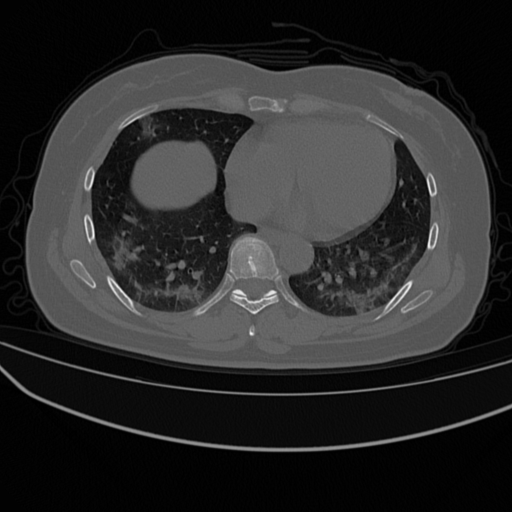
#> input picture coronacases/frames/Jun_coronacases_case10_132.png, 512 x 512 px; its folder holds only this picture in this run
$ python labelCreator.py
#> lines starting #> are read from the running program, lines starting #| are printed output that depends on the picture; after the words box and inside, x2 and y2 are one past the last pixel; in counts of white or black regions, pixels touching at a corner belong together
import cv2
import numpy as np
import json
import os
from matplotlib import pyplot as plt

def process_masks_with_annotations(image_dir, mask_dir, output_dir, json_path, kernel_size=3, category_id=1):
#> called with image_dir = './coronacases/frames', mask_dir = './coronacases/masks', output_dir = './coronacases/outputs', json_path = './coronacases/labels.json', kernel_size = 3, category_id = 1
    if not os.path.exists(output_dir):
        os.makedirs(output_dir)

    annotations_list = []
    kernel = np.ones((kernel_size, kernel_size), np.uint8)

    for idx, image_name in enumerate(os.listdir(image_dir), start=1):
        image_path = os.path.join(image_dir, image_name)
        mask_path = os.path.join(mask_dir, image_name)

        # Leer imagen y máscara
        image = cv2.imread(image_path)
#> image is the input picture: shape (512, 512, 3); min 0, max 243, mean 43
        mask = cv2.imread(mask_path, cv2.IMREAD_GRAYSCALE)
#> mask: shape (512, 512); min 0, max 243, mean 43

        if image is None or mask is None:
            print(f"Error al leer {image_path} o {mask_path}")
            continue

        # Erosión y dilatación
        eroded = cv2.erode(mask, kernel, iterations=1)
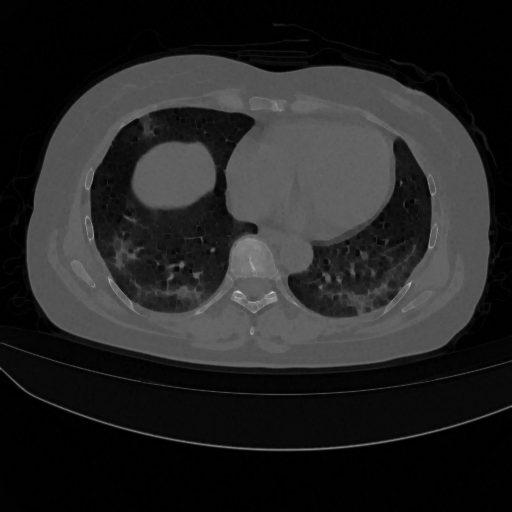
#> eroded: shape (512, 512); min 0, max 210, mean 37.1
        dilated = cv2.dilate(eroded, kernel, iterations=1)

        # Encontrar contornos
        contours, _ = cv2.findContours(dilated, cv2.RETR_EXTERNAL, cv2.CHAIN_APPROX_SIMPLE)
#> contours = 1 contour; box (x1, y1, x2, y2) and area: (0, 0, 512, 512) 260546

        # Generar anotaciones
        image_annotations = {
            "image_id": idx,
            "image_name": image_name,
            "annotations": []
        }


        for contour in contours:
            x, y, w, h = cv2.boundingRect(contour)
            x_min, y_min = x, y
            x_max, y_max = x + w, y + h
            area = w * h
            bbox = [x_min, y_min, x_max, y_max]  # Formato [x_min, y_min, x_max, y_max]
            annotation = {
                "bbox": bbox,
                "category_id": category_id,
                "area": area
            }
            image_annotations["annotations"].append(annotation)

            # Dibujar bounding box en la imagen para visualización
            cv2.rectangle(image, (x_min, y_min), (x_max, y_max), (0, 255, 0), 2)
#> this loop made 1 pass
#> (x, y, w, h, x_min, y_min, x_max, y_max) on pass 1: (0, 0, 512, 512, 0, 0, 512, 512)
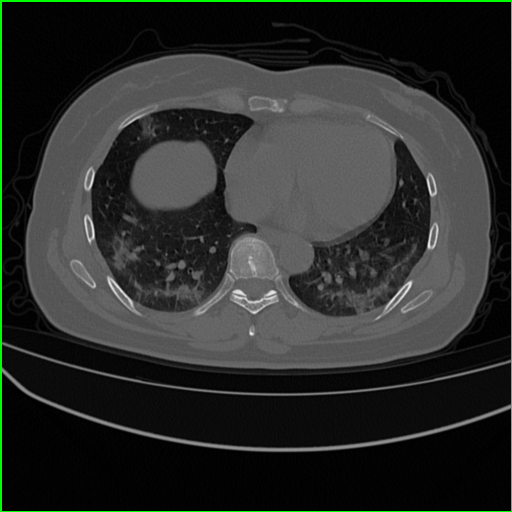
#> image: shape (512, 512, 3); 1.17% of pixels changed, all inside (x1, y1, x2, y2) = (0, 0, 512, 512)

        annotations_list.append(image_annotations)

        # Guardar imagen con bounding boxes
        output_image_path = os.path.join(output_dir, image_name)
        cv2.imwrite(output_image_path, image)

    # Guardar JSON
    with open(json_path, 'w') as f:
        json.dump(annotations_list, f, indent=4)

    print(f"Procesamiento terminado. Etiquetas guardadas en {json_path}.")

    # Mostrar preview de algunas imágenes
    for preview_image in os.listdir(output_dir)[:5]:
        preview_path = os.path.join(output_dir, preview_image)
        preview_img = cv2.imread(preview_path)
        plt.imshow(cv2.cvtColor(preview_img, cv2.COLOR_BGR2RGB))
        plt.title(preview_image)
        plt.axis("off")
        plt.show()

# Directorios de ejemplo
image_dir = "./coronacases/frames"
mask_dir = "./coronacases/masks"
output_dir = "./coronacases/outputs"
json_path = "./coronacases/labels.json"

process_masks_with_annotations(image_dir, mask_dir, output_dir, json_path)

$ run again, on coronacases/frames/Jun_coronacases_case10_205.png
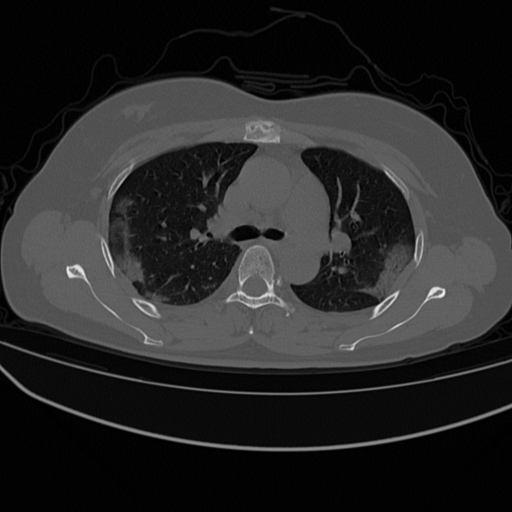
#> input picture coronacases/frames/Jun_coronacases_case10_205.png, 512 x 512 px
#> in process_masks_with_annotations, image is the input picture: shape (512, 512, 3); min 0, max 248, mean 39
#> in process_masks_with_annotations, `eroded = cv2.erode(mask, kernel, iterations=1)`:
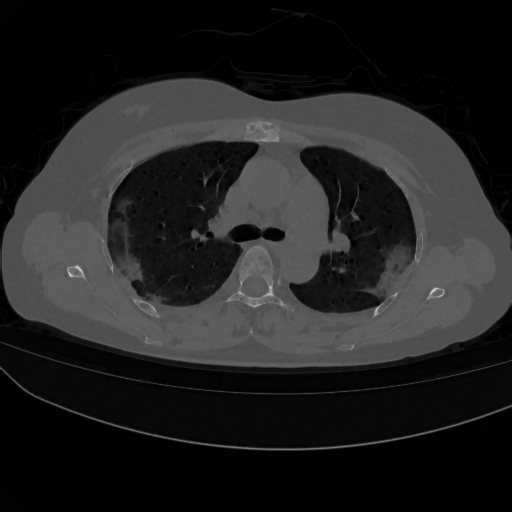
#> eroded: shape (512, 512); min 0, max 215, mean 33.7
#> contours = 1 contour; box (x1, y1, x2, y2) and area: (0, 0, 512, 512) 260720
#> the loop in process_masks_with_annotations, `for contour in contours:` made 1 pass
#> (x, y, w, h, x_min, y_min, x_max, y_max) on pass 1: (0, 0, 512, 512, 0, 0, 512, 512)
#> after the loop in process_masks_with_annotations, `for contour in contours:`:
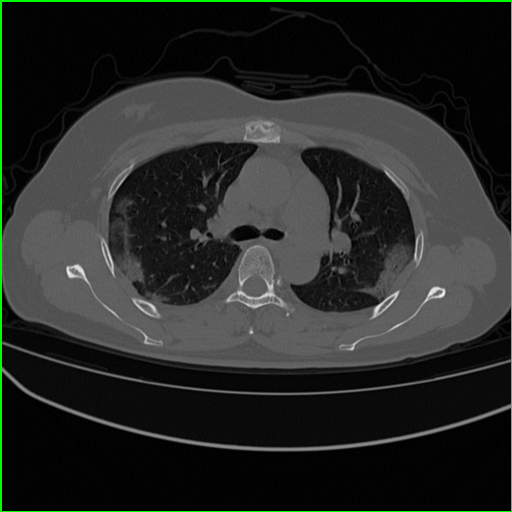
#> image: shape (512, 512, 3); 1.17% of pixels changed, all inside (x1, y1, x2, y2) = (0, 0, 512, 512)
